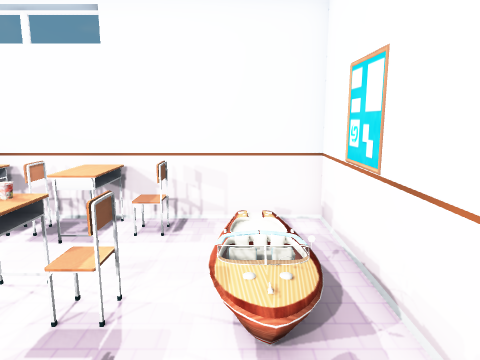
[1] (above)

14 first-person views from a walk through a Unity game level. The camera is 1.3 m above the floor, tilts 10° down and sees 70° across. The floor is counted in squares, 0.5 m on a side. Each view is taken from the middle of a square. On the plan, view 1 faces up. The plan holds only what a view shows up to about 20 squares ahead; the rest is blank. The place goes on beyond the plan. The player is left out. Door leaves are left out, so doorways stand open. Some surface patterns are stand-ins.

[2]
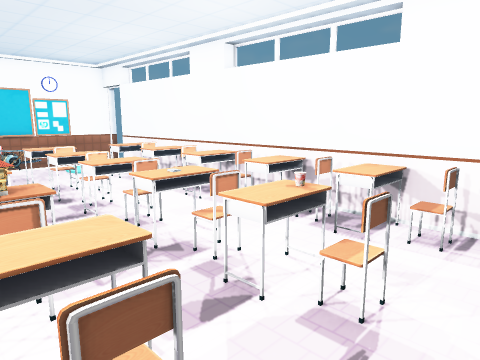

[3]
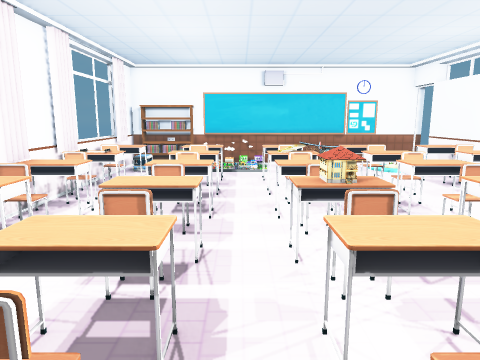

[4]
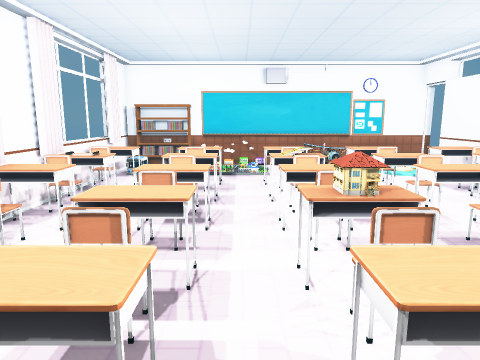

[5]
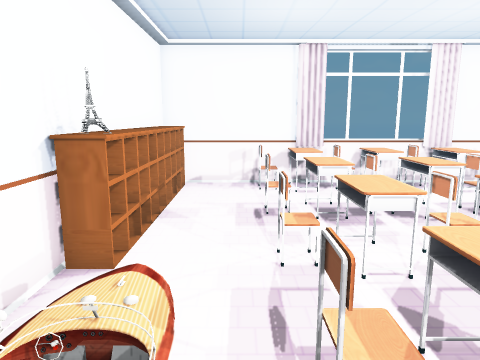

[6]
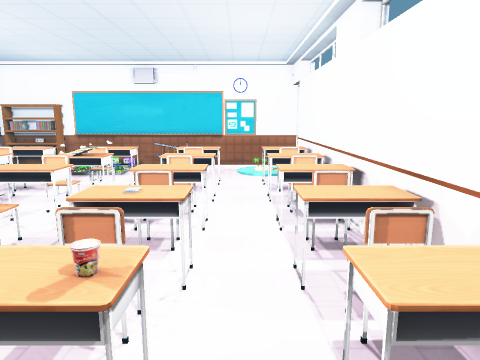

[7]
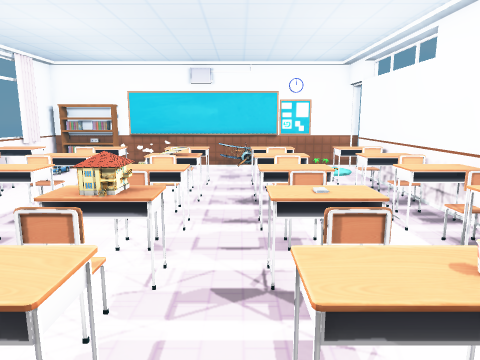

[8]
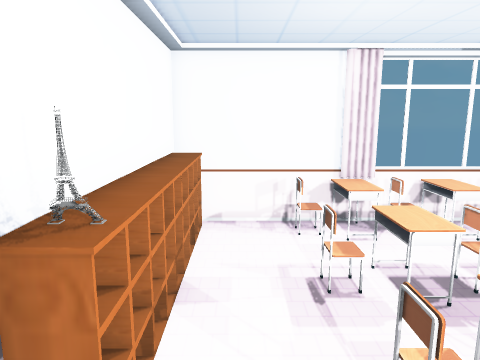

[9]
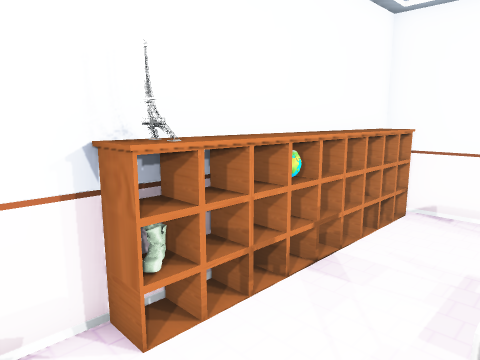

[10]
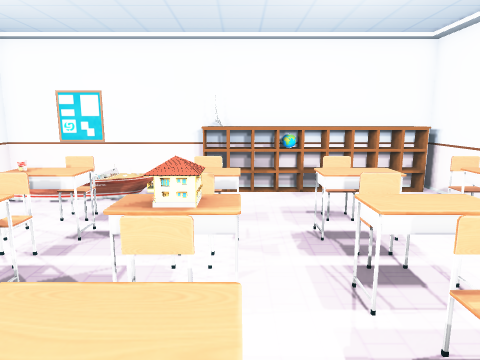

[11]
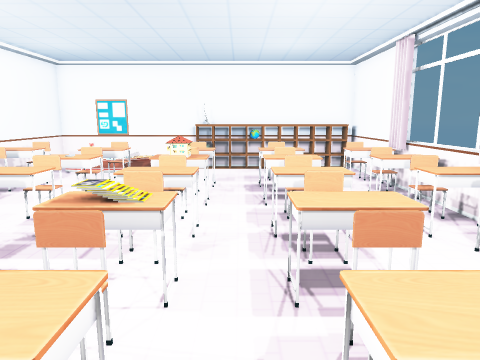

[12]
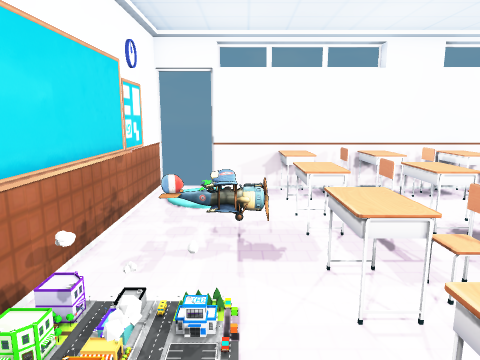

[13]
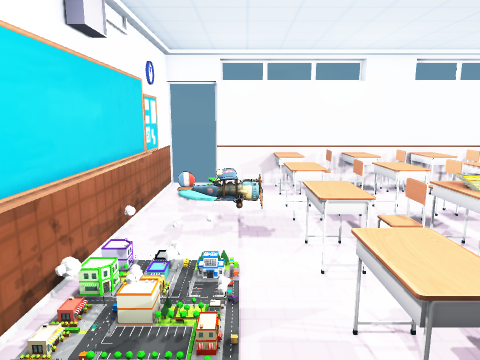

[14]
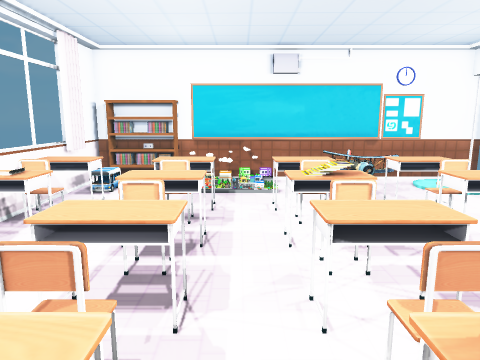

### Floor plan
Key: @ floor where view 1 was taken; # wall or solid block; x gap in a wall; . main floor; : floor 0.25 m higher than the main floor; + floor 0.5 m higher than the main floor; - floor 48.75 m lower than the main floor; / step, stairs or slope; D open door; = window, fence, low wall or low ledge; ^ raised ledge; v drop or lower ground; O other object.
Columns run from 20 left of view 1 to 2 right of it. Each row starts with its distance up from view 1.
  9 DDD^^^^^=##^^^^^^#v-vvv
  8 v....^ =^O^^=^^=^^x...v
  7 v.:..^ =^.^^.^^.^^..:.v
  6 O...................:.O
  5 #..=.^#=^.^^.^^=^^=./:v
  4 #.===^#=^O^^O^^#^^#.//v
  3 #.=^=...............//v
  2 #.==.^#=^.=. =. =.....#
  1 #....^#=^O^^=^^=^^=..O#
  0 ###..^#=^.^^.^^.^^=.@OO
 -1 #==..................OO
 -2 #=#..^#=^.^^.^^.^^=..OO
 -3 ##=..^#=^O^^O^^O^^=..OO
 -4 #O ..  ..............OO
 -5 OO...^#=^..^ =^..^...OO
 -6 OO+//^#=^=^^=^^=^^=..OO
 -7 #v##====#v##====#^v####

Where each view was taken, in squares from view 1:
view 1: 0 up, 0 right, facing up
view 2: 0 up, 0 right, facing up-left
view 3: 1 down, 0 right, facing left
view 4: 1 down, 1 left, facing left
view 5: 7 up, 1 left, facing down
view 6: 6 up, 1 left, facing left
view 7: 3 up, 1 left, facing left
view 8: 4 up, 0 right, facing down
view 9: 3 up, 2 left, facing down-right
view 10: 0 up, 11 left, facing right
view 11: 1 down, 17 left, facing right
view 12: 4 down, 17 left, facing up
view 13: 6 down, 17 left, facing up
view 14: 1 down, 5 left, facing left
